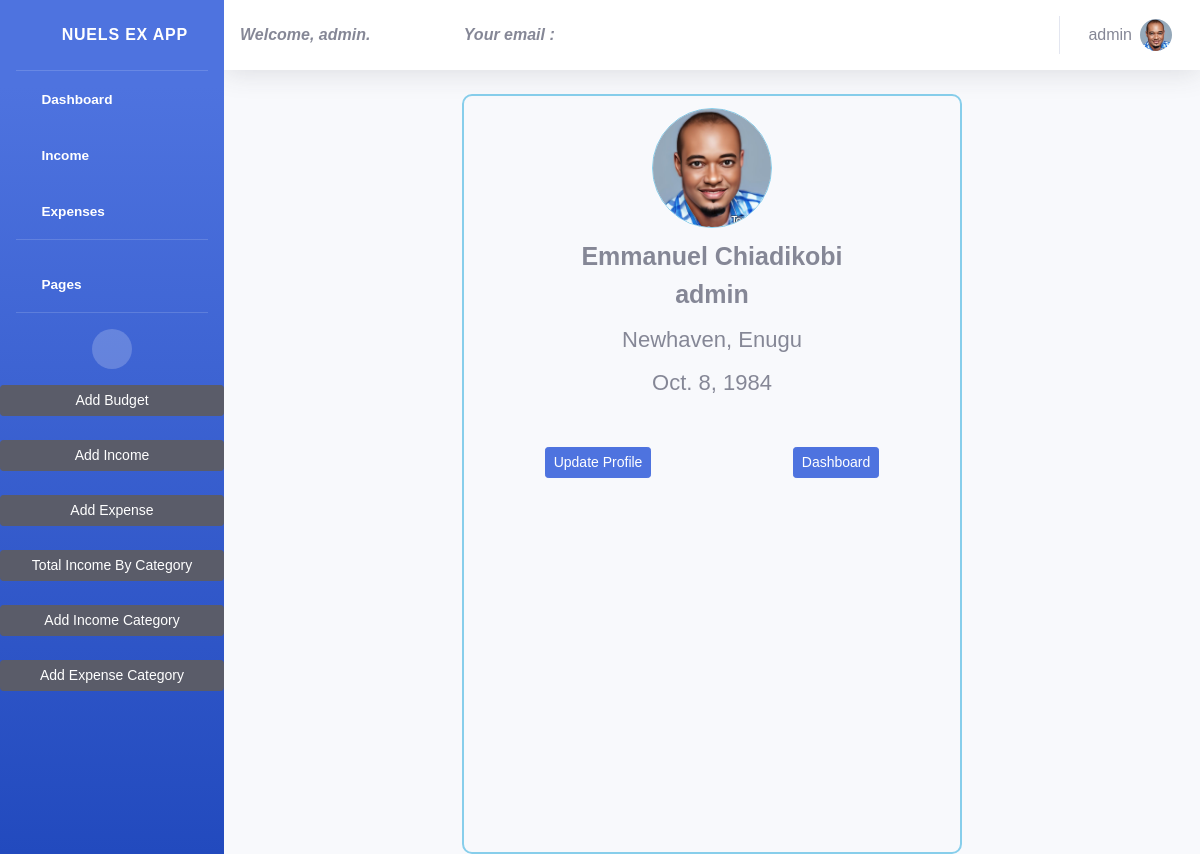
Screenshot of /users/profilepage/ (signed in) with the database file from the repository.
### expenses/models.py (models this page shows, shortened)
class Userprofile(models.Model):
    user = models.OneToOneField(User, on_delete=models.CASCADE)
    email = models.EmailField(max_length=300, blank=True, null=True)
    address = models.CharField(max_length= 300, blank=True, null=True)
    dob = models.DateField(blank=True, null=True)
    fullname = models.CharField(max_length=100, blank=True, null=True)
    username = models.CharField(max_length=50, null=True, default=1)
    profile_image = models.ImageField(upload_to='profile')
    activation_key = models.CharField(max_length=300, blank=True, null=True)

### userapp/views.py (the view, shortened to what this page needs)
# urls.py: path('profilepage/', ProfilePage.as_view(), name='profilepage'),
class ProfilePage(LoginRequiredMixin, BaseProfileView):
    login_url = 'login'
    def get(self, request):
        user_profile = Userprofile.objects.get(user=request.user)
        if user_profile.profile_image:
            profile_image_url = user_profile.profile_image.url
        else:
            profile_image_url = None  # Or a default image URL
        context = {**self.get_profile_info(request.user),
                   **{'profile_image_url': profile_image_url}}
        if not context:
            return redirect('editprofile')
        return render(request, 'usertemp/profile.html', context=context)

### expenses/context_processor.py (called while the page is built)
def profile_info(request):
    if request.user.is_authenticated:
        try:
            profile = Userprofile.objects.get(user=request.user)
            return {'user_profile': profile}
        except Userprofile.DoesNotExist:
            pass
    return {}

### expenses/expensescat_context.py (called while the page is built)
def cate_list(request):
    globa_list =Expensescategory.objects.all()
    return {
        'globa_list': globa_list,
    }

### expenses/incomecat_context.py (called while the page is built)
def category_list(request):
    global_list = Incomecategory.objects.all()
    return {
        'global_list': global_list,
    }

### userapp/views.py (called while the page is built)
    def get_profile_info(self, user):
        try:
            user = Userprofile.objects.get(user=user)
            profile_info = {
                'profile_image_url': user.profile_image.url if user.profile_image else None,
                'username': user.username,
                'full_name': user.fullname,
                'address': user.address,
                'dob': user.dob,
            }
            return {'profile_info': profile_info}
        except User.DoesNotExist:
            return {}

### templates/usertemp/profile.html (shortened to what this page needs)
<!DOCTYPE html>
{% extends 'header.html' %}
{% load static %}
    {% block content %}
        <div class="container">
            <div class="conhead">
                <div class="pimg">
                    <img src="{% if profile_image_url %}{{ profile_info.profile_image_url }}{% else %}{{profile_info.profile_image_url}}{% endif %}" width="100px" height="100px" alt="">
                </div>
            </div>
            <div class="name">
                <span class="nam">{{profile_info.full_name}}</span> <br>
                <span class="nam">{{user.username}}</span>
                <p>{{profile_info.address}}</p>
                <p>{{profile_info.dob}}</p>
            </div>
            <div class="boton">
                <a href="{% url 'editprofile' %}"><input type="button" class="btn btn-primary btn-sm" value="Update Profile">
                <a href="{% url 'dashboard' %}"> <input type="button" class="btn btn-primary btn-sm" value="Dashboard">
            </div>
        </div>
    </body>
   {% endblock content %}

### templates/header.html (shortened to what this page needs)
<!DOCTYPE html>
{% load static %}
<html lang="en">
<head>
    <link href="{% static 'vendor/fontawesome-free/css/all.min.css' %}" rel="stylesheet" type="text/css">
    <link href="{% static 'css/sb-admin-2.min.css' %}" rel="stylesheet">
    <link href="{% static 'vendor/datatables/dataTables.bootstrap4.min.css' %}" rel="stylesheet">
</head>
<body id="page-top">
    <div id="wrapper">
        {% include 'sidebar.html' %}
        <div id="content-wrapper" class="d-flex flex-column">
            <div id="content">
                <nav class="navbar navbar-expand navbar-light bg-white topbar mb-4 static-top shadow">
                    <span class="wel" style="font-style: italic; font-weight: bold;">Welcome, {{ request.user }}.</span>
                    <span class="wel" style="font-style: italic;"><strong>Your email : </strong>{{ user.email }}</span>
                    <ul class="navbar-nav ml-auto">
                        <li class="nav-item dropdown no-arrow">
                            <a class="nav-link dropdown-toggle" href="#" id="userDropdown" role="button"
                                data-toggle="dropdown" aria-haspopup="true" aria-expanded="false">
                                <span class="mr-2 d-none d-lg-inline text-gray-600 large fw-bold">{{request.user}}</span>
                                {% if user_profile.profile_image %}
                                <img class="img-profile rounded-circle" src="{{ user_profile.profile_image.url }}" alt="Profile Image">
                                {% else %}
                                <img src="{% static 'img/undraw_profile.svg' %}" alt="Default Image">
                                {% endif %}
                            </a>
                        </li>
                    </ul>
                </nav>
                    {% block content %}
                    {% endblock content %}
</body>
</html>

### templates/sidebar.html (shortened to what this page needs)
<!DOCTYPE html>
{% load static %}
<html lang="en">
<body id="page-top">
    <ul class="navbar-nav bg-gradient-primary sidebar sidebar-dark accordion" id="accordionSidebar">
        <a class="sidebar-brand d-flex align-items-center justify-content-center" href="#">
            <div class="sidebar-brand-icon rotate-n-15">
                <i class="fas fa-laugh-wink"></i>
            </div>
            <div class="sidebar-brand-text mx-3">Nuels Ex App </div>
        </a>
        <hr class="sidebar-divider my-0">
        <li class="nav-item active">
            <a class="nav-link" href="{% url 'dashboard' %}">
                <i class="fas fa-fw fa-tachometer-alt"></i>
                <span>Dashboard</span></a>
        </li>
        <li class="nav-item active">
            <a class="nav-link collapsed" href="#" data-toggle="collapse" data-target="#collapseTwo"
                aria-expanded="true" aria-controls="collapseTwo">
                <i class="fas fa-fw fa-cog"></i>
                <span>Income</span>
            </a>
        </li>
        <li class="nav-item active">
            <a class="nav-link collapsed" href="#" data-toggle="collapse" data-target="#collapseUtilities"
                aria-expanded="true" aria-controls="collapseUtilities">
                <i class="fas fa-fw fa-wrench"></i>
                <span>Expenses</span>
            </a>
        </li>
        <hr class="sidebar-divider">
        <li class="nav-item active">
            <a class="nav-link collapsed" href="#" data-toggle="collapse" data-target="#collapsePages"
                aria-expanded="true" aria-controls="collapsePages">
                <i class="fas fa-fw fa-folder"></i>
                <span>Pages</span>
            </a>
        </li>
        <hr class="sidebar-divider d-none d-md-block">
        <div class="text-center d-none d-md-inline">
            <button class="rounded-circle border-0" id="sidebarToggle"></button>
        </div>
            <a class="btn btn-dark btn-sm mb-4" href="{% url 'monthly-budget' %}">Add Budget</a>
            <a class="btn btn-dark btn-sm mb-4" href="{% url 'incomecreate' %}">Add Income</a>
            <a class="btn btn-dark btn-sm mb-4" href="{% url 'expensescreate' %}">Add Expense</a>
        {% if request.user.is_superuser %}
        <a class="btn btn-dark btn-sm mb-4" href="{% url 'total-income-by-category' %}">Total Income By Category</a>
            <a class="btn btn-dark btn-sm mb-4" href="{% url 'incomecategory-create' %}">Add Income Category</a>
            <a class="btn btn-dark btn-sm mb-4" href="{% url 'expensecategory-create' %}">Add Expense Category</a>
        {% endif %}
    </ul>
</body>
</html>

### templates/usertemp/profile.html (style rules this page uses)
* { font-family: 'poppings', sans-serif; margin: 0; padding: 0; box-sizing: border-box; }
.container { width: 500px; margin: 0 auto; border: 2px solid skyblue; border-radius: 10px; height: 95vh; margin-top: 9px; padding: 10px; }
.conhead { margin-top: 2px; width: 100%; display: flex; align-items: center; justify-content: center; }
.pimg img { border: 1px solid skyblue; border-radius: 50%; width: 120px; height: 120px; margin-bottom: 10px; }
.name { text-align: center; margin-bottom: 28px; }
.nam { font-size: 25px; font-weight: bold; margin-bottom: 10px; }
.name p { font-size: 22px; margin: 10px; }
input { margin-top: 20px; font-weight: bold; border: 3px solid skyblue; padding: 5px 30px; border-radius: 15px; background-color: black; cursor: pointer; color: white; }
.boton { margin-bottom: 20px; display: flex; justify-content: space-around; }

### rows the page displays
Userprofile: profile_image (picture), full_name "Emmanuel Chiadikobi", address "Newhaven, Enugu", dob "Oct. 8, 1984"

### other values shown
{{ request.user }} "admin"
{{ user.username }} "admin"
